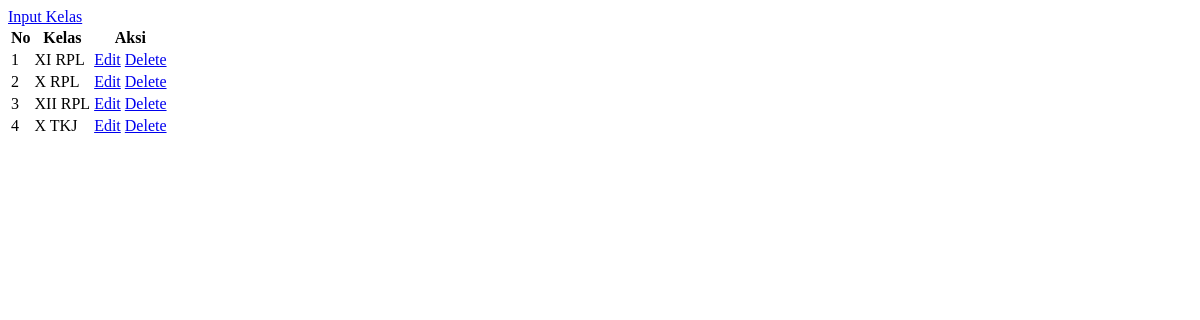
Before: /kelas/kelas.php (signed in) with the older database file.
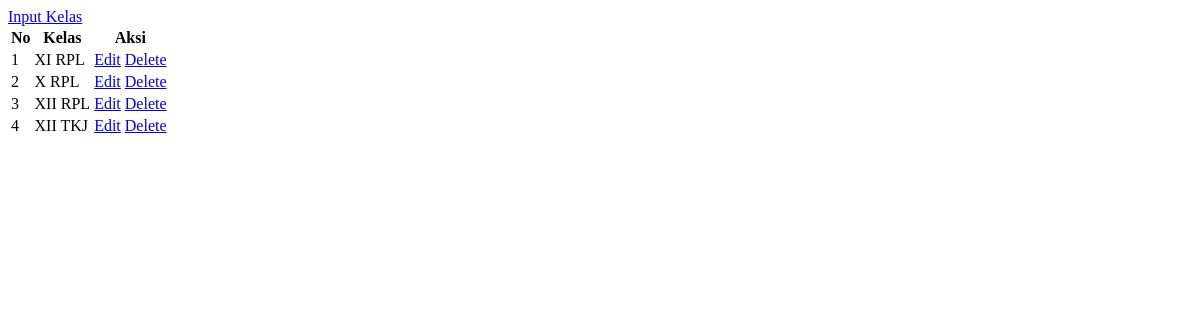
After: the same page with the newer database file.
### tables this page shows
CREATE TABLE `data_kelas` (
  `id` int(11) NOT NULL,
  `nama_kelas` varchar(100) NOT NULL
);

### kelas/kelas.php (the view, shortened to what this page needs)
<?php
    $query = mysqli_query($koneksi, 'SELECT * FROM data_kelas');
?>
<!DOCTYPE html>
<html lang="en">
<head>
</head>
<body class="container">
    <div class="mt-3 mb-2">
        <a href="?page=input_kelas" class="btn btn-outline-primary">Input Kelas</a>
    </div>
    <table class="table table-striped table-dark">
        <thread class="thead-dark">
            <tr>
                <th>No</th>
                <th>Kelas</th>
                <th>Aksi</th>
            </tr>
        </thread>
        <?php $no=1; while($data = mysqli_fetch_object($query)){ ?>
        <tbody>
            <tr>
                <td><?= $no++ ?></td>
                <td><?= $data->nama_kelas ?></td>
                <td>
                    <div class="btn-group">
                        <a href="?page=edit_kelas&id=<?=$data->id?>" class="btn btn-success me-2">Edit</a>
                        <a href='?page=delete_kelas&id=<?=$data->id?>' class="btn btn-danger">Delete</a>
                    </div>
                </td>
            </tr>
        </tbody>
        <?php
        } ?>
    </table>
</body>
</html>

Changed rows visible on the page:
changed data_kelas: nama_kelas "X TKJ" → "XII TKJ"
